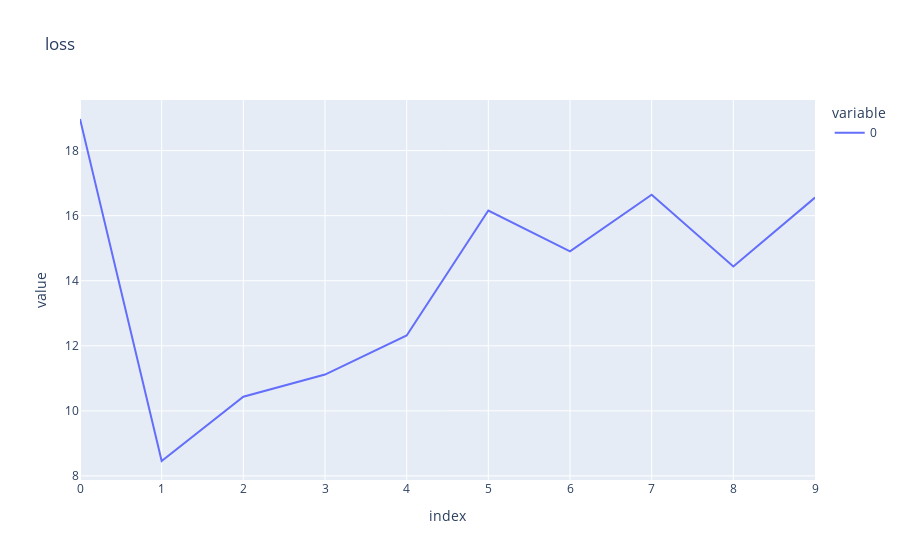
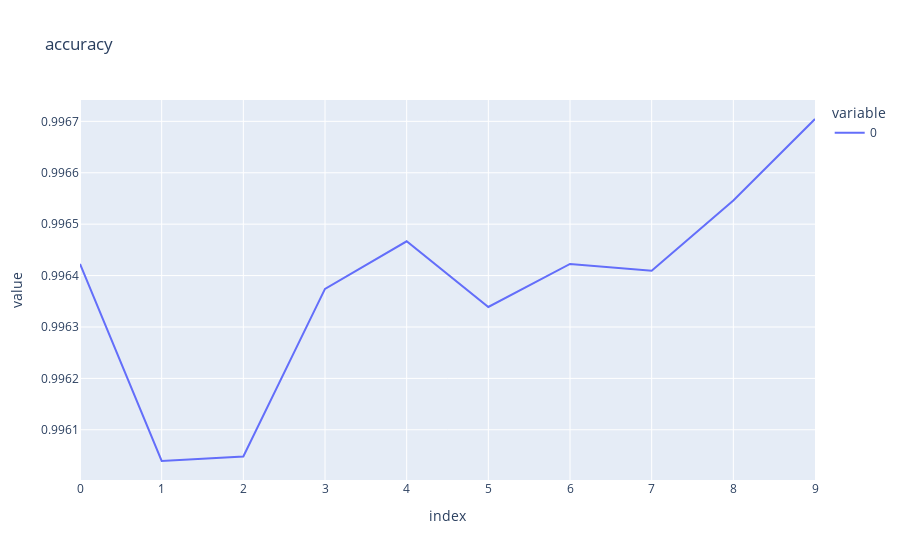

Notebook source saved alongside these figures, in order:
### Code cell
loss_curve=History.history['loss']
accuracy_curve=History.history['accuracy']

fig = px.line(loss_curve, title='loss')
fig.show()

fig1 = px.line(accuracy_curve, title = 'accuracy')
fig1.show()

### Figure 1 — Plotly figure (JSON) as saved in the notebook; plotly's stock layout.template omitted (floating-point values rounded to 4 significant figures)
{"data": [{"hovertemplate": "variable=0<br>index=%{x}<br>value=%{y}<extra></extra>", "legendgroup": "0", "line": {"color": "#636efa", "dash": "solid"}, "marker": {"symbol": "circle"}, "mode": "lines", "name": "0", "orientation": "v", "showlegend": true, "type": "scatter", "x": [0, 1, 2, 3, 4, 5, 6, 7, 8, 9], "xaxis": "x", "y": [18.97, 8.458, 10.43, 11.12, 12.32, 16.16, 14.9, 16.65, 14.44, 16.56], "yaxis": "y"}], "layout": {"legend": {"title": {"text": "variable"}, "tracegroupgap": 0}, "title": {"text": "loss"}, "xaxis": {"anchor": "y", "domain": [0, 1], "title": {"text": "index"}}, "yaxis": {"anchor": "x", "domain": [0, 1], "title": {"text": "value"}}}}

### Figure 2 — Plotly figure (JSON) as saved in the notebook; plotly's stock layout.template omitted (floating-point values rounded to 4 significant figures)
{"data": [{"hovertemplate": "variable=0<br>index=%{x}<br>value=%{y}<extra></extra>", "legendgroup": "0", "line": {"color": "#636efa", "dash": "solid"}, "marker": {"symbol": "circle"}, "mode": "lines", "name": "0", "orientation": "v", "showlegend": true, "type": "scatter", "x": [0, 1, 2, 3, 4, 5, 6, 7, 8, 9], "xaxis": "x", "y": [0.9964, 0.996, 0.996, 0.9964, 0.9965, 0.9963, 0.9964, 0.9964, 0.9965, 0.9967], "yaxis": "y"}], "layout": {"legend": {"title": {"text": "variable"}, "tracegroupgap": 0}, "title": {"text": "accuracy"}, "xaxis": {"anchor": "y", "domain": [0, 1], "title": {"text": "index"}}, "yaxis": {"anchor": "x", "domain": [0, 1], "title": {"text": "value"}}}}
